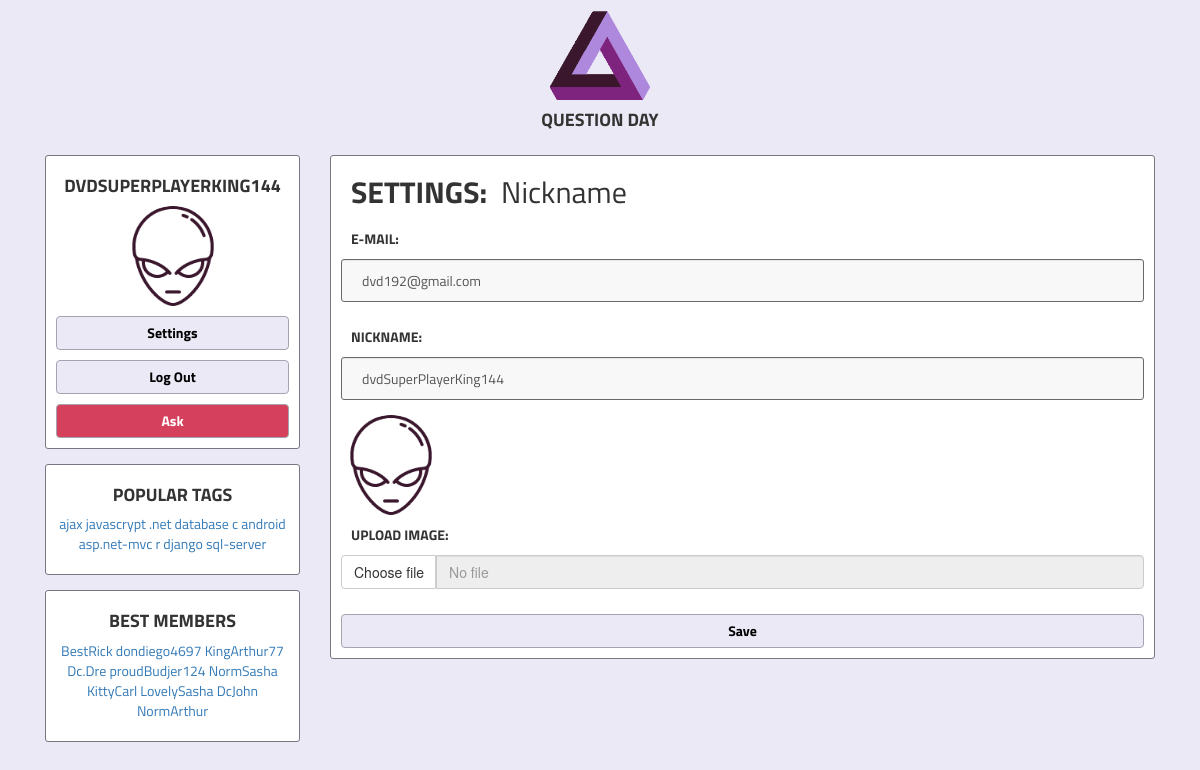
The page /settings/ (signed in) on the database its author committed.
### ask/models.py (models this page shows, shortened)
class Profile(models.Model):
    user = models.OneToOneField(User)
    nickname = models.CharField(max_length=255)
    avatar = models.ImageField(upload_to='uploads', null=True, blank=True)
    objects = ProfileManager()
    def __str__(self):
        return "{}".format(self.nickname)

class Tag(models.Model):
    name = models.CharField(max_length=255)
    objects = TagManager()

### ask/views.py (the view)
# urls.py: url(r'^settings/', views.settings, name='settings'),
@login_required(login_url='/login/')
def settings(request):
    popular_tags, popular_users = get_popular()
    if request.method == "POST":
        form = EditProfileForm(request.POST, request.FILES)
        if form.is_valid():
            form.save(request.user)
            return HttpResponseRedirect(reverse('index'))
    else:
        form = EditProfileForm(initial={'email': request.user.email, 'nickname': request.user.profile.nickname})
    return render(request, 'settings.html', {
        'block_title': 'Settings',
        'popular_tags': popular_tags,
        'popular_users': popular_users,
        'form': form,
    })

### ask/forms.py (shortened to what this page needs)
class EditProfileForm(forms.Form):
    email = forms.EmailField(max_length=100, required=True, widget=forms.EmailInput(attrs={
        'class': 'form-control custom-input-text',
        'placeholder': 'Enter email'
    }), error_messages={'required': 'Enter email'})
    nickname = forms.CharField(required=True, max_length=100, widget=forms.TextInput(attrs={
        'class': 'form-control custom-input-text',
        'placeholder': 'Enter nickname'
    }), error_messages={'required': 'Enter nickname'})
    avatar = forms.FileField(required=False, label='Upload avatar', widget=forms.FileInput(attrs={
        'class': 'filestyle',
        'data-icon': 'false',
        'data-placeholder': 'No file',
        'data-buttonBefore': 'true',
    }))

### ask/models.py (called while the page is built)
    def get_popular_tags(self):
        return self.annotate(Count('question')).order_by('-question__count')[:10]

    def get_popular_users(self):
        return self.annotate(Count('question')).order_by('-question__count')[:10]

### ask/views.py (called while the page is built)
def get_popular():
    return Tag.objects.get_popular_tags(), Profile.objects.get_popular_users()

### templates/settings.html (shortened to what this page needs)
{% extends 'base.html' %}
{% block content %}
    <div class="text-left">
        <div class="div-align-left">
            <h2 class="custom-title-left text-inline-block">Settings:</h2>
            <h2 class="custom-text-left text-inline-block">Nickname</h2>
        </div>
        <form enctype="multipart/form-data" method="post" action="{% url 'settings' %}">
            <div class="form-group">
                <label for="id_email" class="custom-title-left">E-mail:</label>
                {{ form.email }}
            </div>
            <div class="form-group">
                <label for="id_nickname" class="custom-title-left">NickName:</label>
                {{ form.nickname }}
            </div>
            {% if user.profile.avatar != '' %}
                <img src="/{{ user.profile.avatar }}" width="100" height="100" class="img-circle"
                     alt="avatar">
            {% else %}
                <img src="/src/img/default_avatar.png" width="100" height="100" class="img-circle"
                     alt="avatar">
            {% endif %}
            <div class="form-group">
                <label for="id_avatar" class="custom-title-left">Upload image:</label>
            </div>
            <button type="submit" class="btn btn-default custom-button">Save</button>
        </form>
    </div>
{% endblock %}

### templates/base.html (shortened to what this page needs)
<!DOCTYPE html>
<html lang="en">
<head>
    <link rel="stylesheet" href="/src/css/main/styles.css">
    <link rel="stylesheet" href="/src/css/texts/text.css">
    <link rel="stylesheet" href="/src/css/views/buttons.css">
    <link rel="stylesheet" href="/src/css/views/inputs.css">
    <link rel="stylesheet" href="/vendor/bootstrap/bootstrap.min.css">
</head>
<body class="bg-color">
<div class="container">
    <div class="container-fluid text-center margin-bottom">
        <div class="row">
            <div class="col-sm-12">
                <img src="/src/img/logo.png" class="logo-image" width="100" height="100" alt="logo"
                     onclick="location.href='/'">
                <h4 class="custom-title-center">QUESTION DAY</h4>
            </div>
        </div>
        <div class="row">
            <div class="col-sm-3">
		<div data-spy="affix" data-offset-top="139">
                <div class="card">
                        {% if user.is_authenticated %}
                            <div>
                                <h4 class="custom-title-center">{{ user.profile }}</h4>
                                {% if user.profile.avatar != '' %}
                                    <img src="/{{ user.profile.avatar }}" width="100" height="100" class="img-circle"
                                         alt="avatar">
                                {% else %}
                                    <img src="/src/img/default_avatar.png" width="100" height="100" class="img-circle"
                                         alt="avatar">
                                {% endif %}
                                <a href="{% url 'settings' %}" class="btn custom-button" role="button">Settings</a>
                                <a href="{% url 'logout' %}" class="btn custom-button" role="button">Log Out</a>
                                <a href="{% url 'ask' %}" class="btn custom-button custom-button__important"
                                   role="button">Ask</a>
                            </div>
                        {% endif %}
                    </div>
                <div class="card">
                    <h4 class="custom-title-center">Popular Tags</h4>
                    <p class="custom-text-center">
                        {% for tag in popular_tags %}
                                <a href="{% url 'bytag' tag.name %}">{{ tag.name }}</a>
                        {% endfor %}
                    </p>
                </div>
                <div class="card">
                    <h4 class="custom-title-center">Best Members</h4>
                    <p class="custom-text-center">
                        {% for user in popular_users %}
                                <a>{{ user.nickname }}</a>
                        {% endfor %}
                    </p>
                </div>
            </div>
	    </div>
            <div class="col-sm-9">
                <div class="card">
                    {%  block content %} {% endblock %}
                </div>
            </div>
        </div>
    </div>
</div>
</body>
</html>

### static/src/css/main/styles.css (style rules this page uses)
.card { border: 1px solid #787680; border-radius:3px; background-color: white; padding: 10px; margin: 15px 0 0 0; }
.bg-color { background-color: #ebe9f5; }
.margin-bottom { margin-bottom: 10px; }
.div-align-left { text-align: left; }
.logo-image { -webkit-transition: all 1s ease; }
input:required { border: 1px solid red; }
div { word-wrap:break-word; }

### static/src/css/texts/text.css (style rules this page uses)
.custom-title-center { font-family: 'Titillium Web', sans-serif; text-align: center; margin: 10px 0 10px 0; text-transform: uppercase; font-weight: bold; }
.custom-title-left { font-family: 'Titillium Web', sans-serif; text-align: left; margin: 10px 0 10px 10px; text-transform: uppercase; font-weight: bold; }
.custom-text-center { font-family: 'Titillium Web', sans-serif; text-align: center; margin: 10px 0 10px 0; }
.custom-text-left { font-family: 'Titillium Web', sans-serif; text-align: left; margin: 10px 0 10px 10px; }
.text-inline-block { display: inline-block; }

### static/src/css/views/buttons.css (style rules this page uses)
.custom-button { font-family: 'Titillium Web', sans-serif; font-size: 100%; width: 100%; padding: 5px; margin: 10px 0 0 0; text-align: center; font-weight: bold !important; background-color: #ebe9f5 !important; border: 1px solid #a5a3af !important; color: black !important; border-radius: 3px; -webkit-transition: all 0.5s ease; }
.custom-button__important { color: white !important; background-color: #d5415c !important; }

### static/src/css/views/inputs.css (style rules this page uses)
INPUT.custom-input-text { background-color: #f8f8f8; font-family: 'Titillium Web', sans-serif; height: 100%; padding: 10px 20px 10px 20px; border: 1px solid #696969; border-radius: 3px; -webkit-transition: all 0.3s ease; }

### rows shown on the page
Tag: name "ajax"
Tag: name "javascrypt"
Tag: name ".net"
Tag: name "database"
Tag: name "c"
Tag: name "android"
Tag: name "asp.net-mvc"
Tag: name "r"
Tag: name "django"
Tag: name "sql-server"
Profile: nickname "BestRick"
Profile: nickname "dondiego4697"
Profile: nickname "KingArthur77"
Profile: nickname "Dc.Dre"
Profile: nickname "proudBudjer124"
Profile: nickname "NormSasha"
Profile: nickname "KittyCarl"
Profile: nickname "LovelySasha"
Profile: nickname "DcJohn"
Profile: nickname "NormArthur"
Profile: nickname "dvdSuperPlayerKing144"

### other values the page prints
{{ user.profile }} "DVDSUPERPLAYERKING144"
